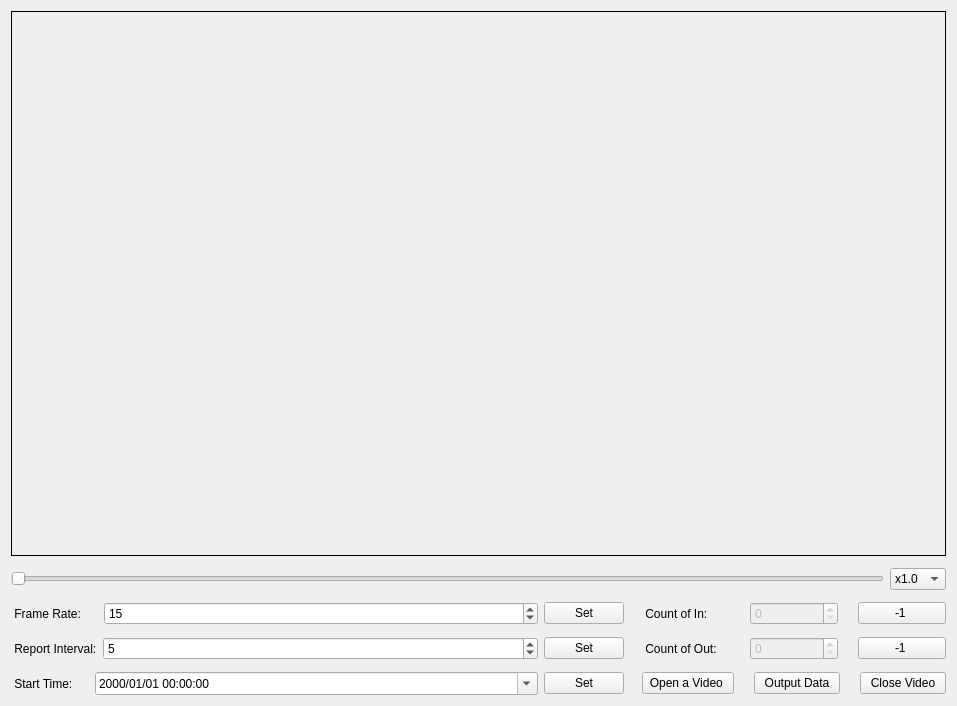
<?xml version="1.0" encoding="UTF-8"?>
<ui version="4.0">
 <class>AccuracyValidationToolClass</class>
 <widget class="QMainWindow" name="AccuracyValidationToolClass">
  <property name="geometry">
   <rect>
    <x>0</x>
    <y>0</y>
    <width>957</width>
    <height>706</height>
   </rect>
  </property>
  <property name="windowTitle">
   <string>AccuracyValidationTool</string>
  </property>
  <widget class="QWidget" name="centralWidget">
   <layout class="QGridLayout" name="gridLayout">
    <property name="verticalSpacing">
     <number>12</number>
    </property>
    <item row="0" column="0" colspan="8">
     <widget class="QLabel" name="label_video">
      <property name="sizePolicy">
       <sizepolicy hsizetype="Expanding" vsizetype="Expanding">
        <horstretch>0</horstretch>
        <verstretch>0</verstretch>
       </sizepolicy>
      </property>
      <property name="frameShape">
       <enum>QFrame::Box</enum>
      </property>
      <property name="text">
       <string/>
      </property>
      <property name="scaledContents">
       <bool>true</bool>
      </property>
     </widget>
    </item>
    <item row="1" column="0" colspan="7">
     <widget class="QSlider" name="horizontalSlider">
      <property name="orientation">
       <enum>Qt::Horizontal</enum>
      </property>
     </widget>
    </item>
    <item row="1" column="7">
     <widget class="QComboBox" name="comboBox_speed">
      <property name="currentIndex">
       <number>1</number>
      </property>
      <item>
       <property name="text">
        <string>x0.5</string>
       </property>
      </item>
      <item>
       <property name="text">
        <string>x1.0</string>
       </property>
      </item>
      <item>
       <property name="text">
        <string>x2.0</string>
       </property>
      </item>
      <item>
       <property name="text">
        <string>x4.0</string>
       </property>
      </item>
     </widget>
    </item>
    <item row="3" column="0" rowspan="3">
     <layout class="QVBoxLayout" name="verticalLayout">
      <property name="spacing">
       <number>12</number>
      </property>
      <item>
       <layout class="QHBoxLayout" name="horizontalLayout_3">
        <property name="spacing">
         <number>6</number>
        </property>
        <item>
         <widget class="QLabel" name="label_frameRate">
          <property name="text">
           <string> Frame Rate:     </string>
          </property>
         </widget>
        </item>
        <item>
         <widget class="QSpinBox" name="spinBox_frameRate">
          <property name="sizePolicy">
           <sizepolicy hsizetype="Expanding" vsizetype="Fixed">
            <horstretch>0</horstretch>
            <verstretch>0</verstretch>
           </sizepolicy>
          </property>
          <property name="minimum">
           <number>1</number>
          </property>
          <property name="value">
           <number>15</number>
          </property>
         </widget>
        </item>
        <item>
         <widget class="QPushButton" name="pushButton_frameRate">
          <property name="text">
           <string>Set</string>
          </property>
         </widget>
        </item>
       </layout>
      </item>
      <item>
       <layout class="QHBoxLayout" name="horizontalLayout_4">
        <item>
         <widget class="QLabel" name="label_reportInterval">
          <property name="sizePolicy">
           <sizepolicy hsizetype="Minimum" vsizetype="Minimum">
            <horstretch>0</horstretch>
            <verstretch>0</verstretch>
           </sizepolicy>
          </property>
          <property name="text">
           <string> Report Interval:</string>
          </property>
         </widget>
        </item>
        <item>
         <widget class="QSpinBox" name="spinBox_reportInterval">
          <property name="sizePolicy">
           <sizepolicy hsizetype="Expanding" vsizetype="Fixed">
            <horstretch>0</horstretch>
            <verstretch>0</verstretch>
           </sizepolicy>
          </property>
          <property name="minimum">
           <number>1</number>
          </property>
          <property name="maximum">
           <number>10000</number>
          </property>
          <property name="value">
           <number>5</number>
          </property>
         </widget>
        </item>
        <item>
         <widget class="QPushButton" name="pushButton_reportInterval">
          <property name="text">
           <string>Set</string>
          </property>
         </widget>
        </item>
       </layout>
      </item>
      <item>
       <layout class="QHBoxLayout" name="horizontalLayout">
        <item>
         <widget class="QLabel" name="label_startTime">
          <property name="text">
           <string> Start Time:     </string>
          </property>
         </widget>
        </item>
        <item>
         <widget class="QDateTimeEdit" name="dateTimeEdit_startTime">
          <property name="sizePolicy">
           <sizepolicy hsizetype="Expanding" vsizetype="Fixed">
            <horstretch>0</horstretch>
            <verstretch>0</verstretch>
           </sizepolicy>
          </property>
          <property name="displayFormat">
           <string>yyyy/MM/dd HH:mm:ss</string>
          </property>
          <property name="calendarPopup">
           <bool>true</bool>
          </property>
         </widget>
        </item>
        <item>
         <widget class="QPushButton" name="pushButton_startTime">
          <property name="sizePolicy">
           <sizepolicy hsizetype="Minimum" vsizetype="Fixed">
            <horstretch>0</horstretch>
            <verstretch>0</verstretch>
           </sizepolicy>
          </property>
          <property name="text">
           <string>Set</string>
          </property>
         </widget>
        </item>
       </layout>
      </item>
     </layout>
    </item>
    <item row="3" column="3" rowspan="3" colspan="5">
     <layout class="QVBoxLayout" name="verticalLayout_2">
      <property name="spacing">
       <number>12</number>
      </property>
      <item>
       <layout class="QHBoxLayout" name="horizontalLayout_5">
        <property name="spacing">
         <number>20</number>
        </property>
        <item>
         <widget class="QLabel" name="label_countIn">
          <property name="text">
           <string> Count of In: </string>
          </property>
         </widget>
        </item>
        <item>
         <widget class="QSpinBox" name="spinBox_countIn">
          <property name="enabled">
           <bool>false</bool>
          </property>
          <property name="sizePolicy">
           <sizepolicy hsizetype="Minimum" vsizetype="Fixed">
            <horstretch>0</horstretch>
            <verstretch>0</verstretch>
           </sizepolicy>
          </property>
         </widget>
        </item>
        <item>
         <widget class="QPushButton" name="pushButton_inMinusOne">
          <property name="text">
           <string>      -1       </string>
          </property>
         </widget>
        </item>
       </layout>
      </item>
      <item>
       <layout class="QHBoxLayout" name="horizontalLayout_6">
        <property name="spacing">
         <number>20</number>
        </property>
        <item>
         <widget class="QLabel" name="label_countOut">
          <property name="sizePolicy">
           <sizepolicy hsizetype="Preferred" vsizetype="Minimum">
            <horstretch>0</horstretch>
            <verstretch>0</verstretch>
           </sizepolicy>
          </property>
          <property name="text">
           <string> Count of Out:</string>
          </property>
         </widget>
        </item>
        <item>
         <widget class="QSpinBox" name="spinBox_countOut">
          <property name="enabled">
           <bool>false</bool>
          </property>
          <property name="sizePolicy">
           <sizepolicy hsizetype="Minimum" vsizetype="Fixed">
            <horstretch>0</horstretch>
            <verstretch>0</verstretch>
           </sizepolicy>
          </property>
         </widget>
        </item>
        <item>
         <widget class="QPushButton" name="pushButton_outMinusOne">
          <property name="text">
           <string>      -1       </string>
          </property>
         </widget>
        </item>
       </layout>
      </item>
      <item>
       <layout class="QHBoxLayout" name="horizontalLayout_7">
        <property name="spacing">
         <number>20</number>
        </property>
        <item>
         <widget class="QPushButton" name="pushButton_open">
          <property name="sizePolicy">
           <sizepolicy hsizetype="Minimum" vsizetype="Fixed">
            <horstretch>0</horstretch>
            <verstretch>0</verstretch>
           </sizepolicy>
          </property>
          <property name="text">
           <string> Open a Video  </string>
          </property>
         </widget>
        </item>
        <item>
         <widget class="QPushButton" name="pushButton_output">
          <property name="sizePolicy">
           <sizepolicy hsizetype="Minimum" vsizetype="Fixed">
            <horstretch>0</horstretch>
            <verstretch>0</verstretch>
           </sizepolicy>
          </property>
          <property name="text">
           <string>  Output Data  </string>
          </property>
         </widget>
        </item>
        <item>
         <widget class="QPushButton" name="pushButton_close">
          <property name="text">
           <string>  Close Video  </string>
          </property>
         </widget>
        </item>
       </layout>
      </item>
     </layout>
    </item>
   </layout>
  </widget>
 </widget>
 <layoutdefault spacing="6" margin="11"/>
 <resources>
  <include location="accuracyvalidationtool.qrc"/>
 </resources>
 <connections>
  <connection>
   <sender>pushButton_open</sender>
   <signal>clicked()</signal>
   <receiver>AccuracyValidationToolClass</receiver>
   <slot>slot_openAVideo()</slot>
   <hints>
    <hint type="sourcelabel">
     <x>737</x>
     <y>694</y>
    </hint>
    <hint type="destinationlabel">
     <x>791</x>
     <y>568</y>
    </hint>
   </hints>
  </connection>
  <connection>
   <sender>comboBox_speed</sender>
   <signal>currentIndexChanged(int)</signal>
   <receiver>AccuracyValidationToolClass</receiver>
   <slot>slot_videoSpeed(int)</slot>
   <hints>
    <hint type="sourcelabel">
     <x>947</x>
     <y>582</y>
    </hint>
    <hint type="destinationlabel">
     <x>924</x>
     <y>533</y>
    </hint>
   </hints>
  </connection>
  <connection>
   <sender>horizontalSlider</sender>
   <signal>sliderMoved(int)</signal>
   <receiver>AccuracyValidationToolClass</receiver>
   <slot>slot_HSliderMoved(int)</slot>
   <hints>
    <hint type="sourcelabel">
     <x>229</x>
     <y>583</y>
    </hint>
    <hint type="destinationlabel">
     <x>218</x>
     <y>549</y>
    </hint>
   </hints>
  </connection>
  <connection>
   <sender>horizontalSlider</sender>
   <signal>sliderReleased()</signal>
   <receiver>AccuracyValidationToolClass</receiver>
   <slot>slot_HSliderReleased()</slot>
   <hints>
    <hint type="sourcelabel">
     <x>314</x>
     <y>583</y>
    </hint>
    <hint type="destinationlabel">
     <x>315</x>
     <y>561</y>
    </hint>
   </hints>
  </connection>
  <connection>
   <sender>pushButton_frameRate</sender>
   <signal>clicked()</signal>
   <receiver>AccuracyValidationToolClass</receiver>
   <slot>slot_setFrameRate()</slot>
   <hints>
    <hint type="sourcelabel">
     <x>588</x>
     <y>609</y>
    </hint>
    <hint type="destinationlabel">
     <x>626</x>
     <y>609</y>
    </hint>
   </hints>
  </connection>
  <connection>
   <sender>pushButton_reportInterval</sender>
   <signal>clicked()</signal>
   <receiver>AccuracyValidationToolClass</receiver>
   <slot>slot_setReportInterval()</slot>
   <hints>
    <hint type="sourcelabel">
     <x>593</x>
     <y>648</y>
    </hint>
    <hint type="destinationlabel">
     <x>624</x>
     <y>648</y>
    </hint>
   </hints>
  </connection>
  <connection>
   <sender>pushButton_startTime</sender>
   <signal>clicked()</signal>
   <receiver>AccuracyValidationToolClass</receiver>
   <slot>slot_setStartTime()</slot>
   <hints>
    <hint type="sourcelabel">
     <x>584</x>
     <y>677</y>
    </hint>
    <hint type="destinationlabel">
     <x>621</x>
     <y>685</y>
    </hint>
   </hints>
  </connection>
 </connections>
 <slots>
  <slot>slot_openAVideo()</slot>
  <slot>slot_HSliderMoved(int)</slot>
  <slot>slot_videoSpeed(int)</slot>
  <slot>slot_HSliderReleased()</slot>
  <slot>slot_setFrameRate()</slot>
  <slot>slot_setReportInterval()</slot>
  <slot>slot_setStartTime()</slot>
 </slots>
</ui>
